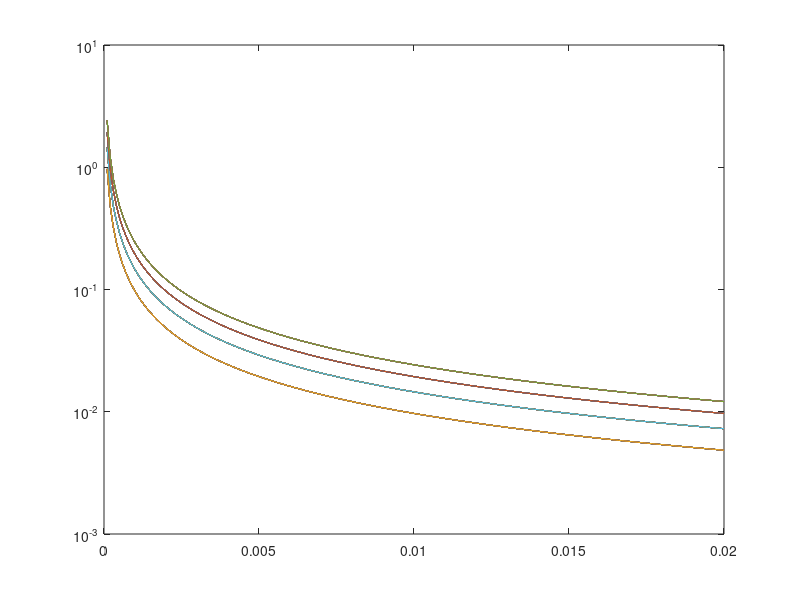

Reproduce this figure in MATLAB.
close all;

[t,h] = meshgrid(0:.0001:0.02, 0.2:0.01:0.5);
dx = 0.5;
V = (h * dx ./ t) ./ 1032;
%surf(t,h,V);
%set(gca, 'XScale', 'lin', 'YScale', 'lin', 'ZScale', 'log');
plot(0:.0001:0.02,(0.2 * dx ./ t) ./ 1032);
hold on
plot(0:.0001:0.02,(0.3 * dx ./ t) ./ 1032);
plot(0:.0001:0.02,(0.4 * dx ./ t) ./ 1032);
plot(0:.0001:0.02,(0.5 * dx ./ t) ./ 1032);
set(gca, 'XScale', 'lin', 'YScale', 'log');